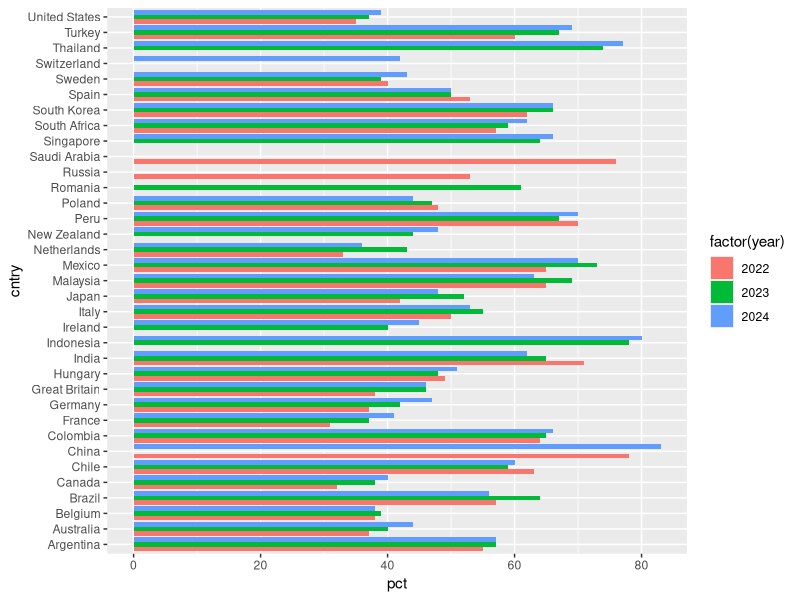
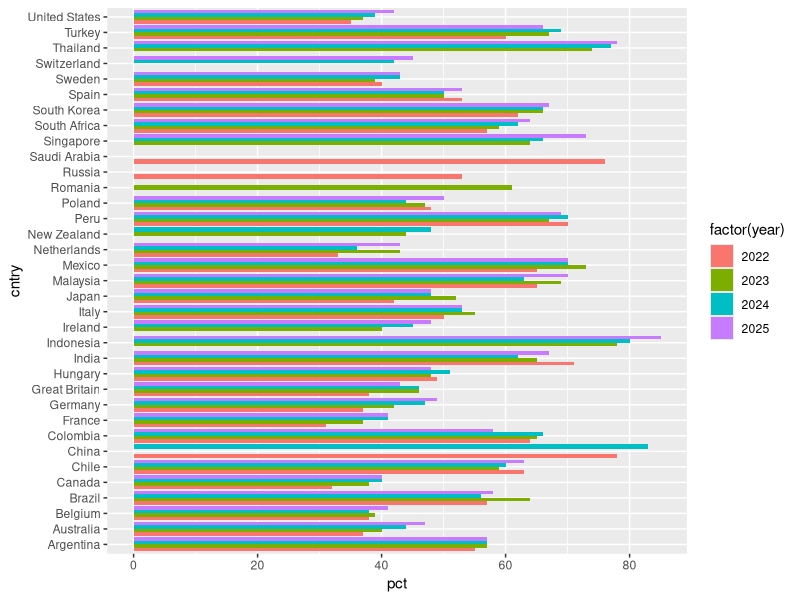
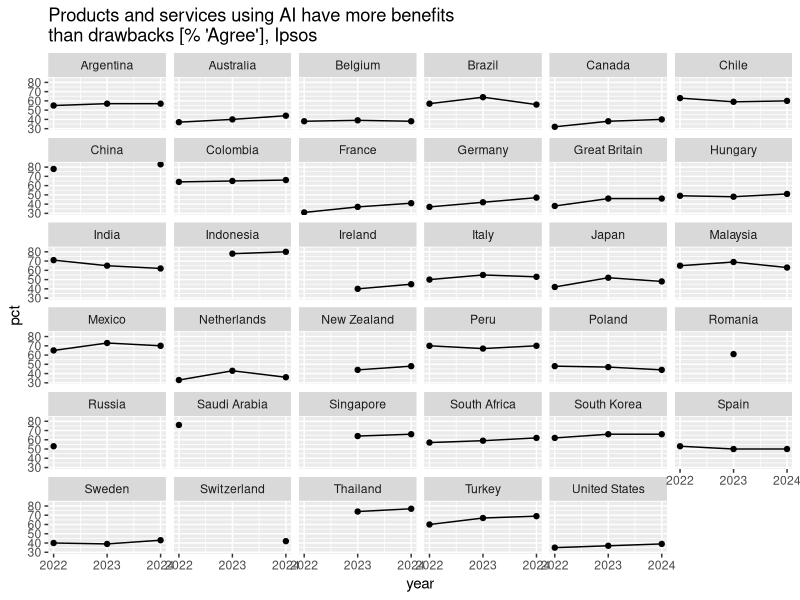
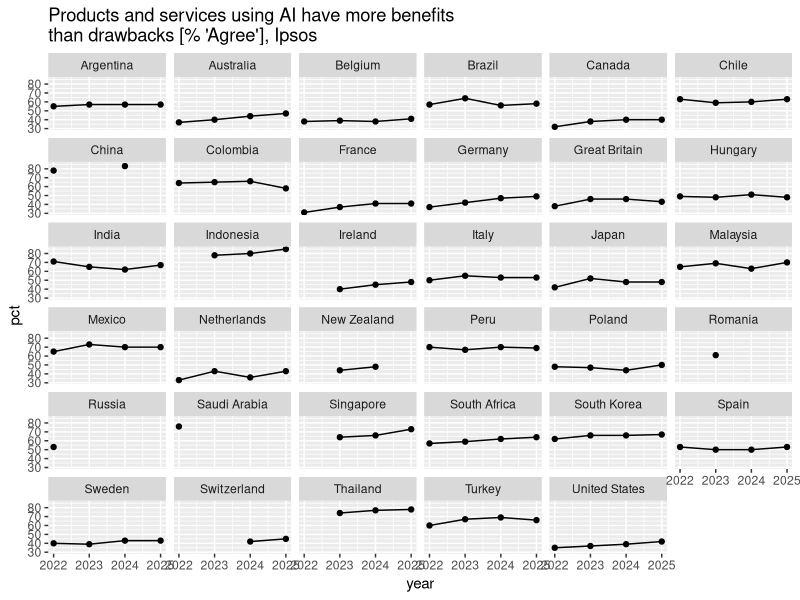
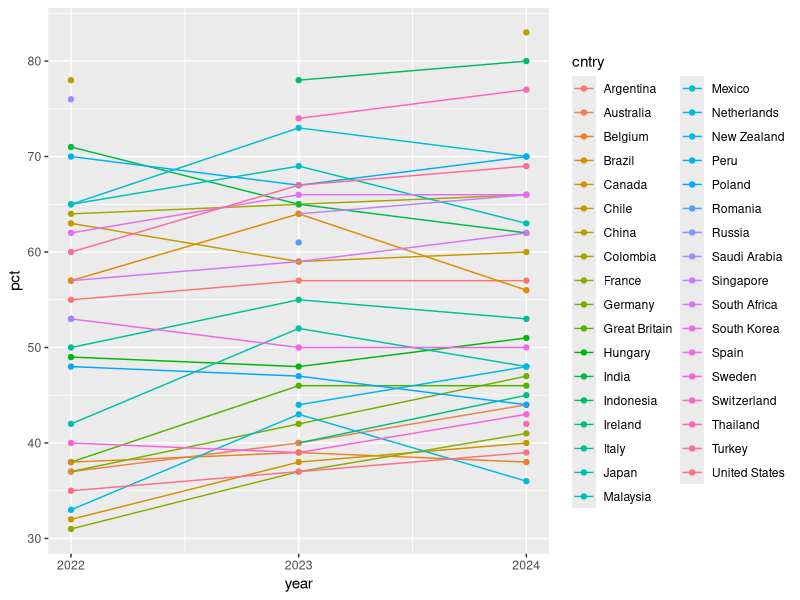

Here is the R script that generated these plots, in order: (Note: this script raises an error after producing the figures.)
library(tidyverse)

# data source: Figure 8.1.2 https://hai.stanford.edu/ai-index/2025-ai-index-report 

fig812 <- read_delim(
  "fig-812-more-benef-than-draw-data.csv",
  delim = ";",
  escape_double = FALSE,
  trim_ws = TRUE
)

# new IPSOS report has data from 2025 
# https://www.ipsos.com/sites/default/files/ct/publication/documents/2025-06/Ipsos-AI-Monitor-2025.pdf 



cntry_2025 <- c("Indonesia", "Thailand", "Singapore", "Mexico", "Malaysia", "Peru", 
  "South Korea", "India", "Turkey", "South Africa", "Chile", "Colombia", 
  "Brazil", "Argentina", "Italy", "Spain", "Poland", "Germany", "Hungary", 
  "Ireland", "Japan", "Australia", "Switzerland", "Netherlands", 
  "Great Britain", "Sweden", "United States", "Belgium", "France", "Canada")

vals_2025 <- c(85, 78, 73, 70, 70, 69, 67, 67, 66, 64, 63, 58, 58, 57, 53, 53, 50, 49, 48, 48, 48, 47, 45, 43, 43, 43,42, 41, 41, 40)

ipsos_2025 <- tibble(cntry = cntry_2025, 
                year = 2025, 
                pct = vals_2025)

ipsos <- bind_rows(ipsos_2025, fig812)

ggplot(fig812, aes(cntry, pct, fill = factor(year))) + geom_col(position = "dodge") + coord_flip()
ggplot(ipsos, aes(cntry, pct, fill = factor(year))) + geom_col(position = "dodge") + coord_flip()


wide_fig812 <- pivot_wider(fig812, names_from = year, values_from = pct)

y3 <- na.omit(wide_fig812)

dim(y3)

ggplot(fig812, aes(x = year, y = pct)) + 
  geom_point() +
  geom_line() + 
  facet_wrap(~cntry) + 
  scale_x_continuous(breaks = 2022:2024) + 
  labs(title = "Products and services using AI have more benefits\nthan drawbacks [% 'Agree'], Ipsos")

ggplot(ipsos, aes(x = year, y = pct)) + 
  geom_point() +
  geom_line() + 
  facet_wrap(~cntry) + 
  scale_x_continuous(breaks = 2022:2025) + 
  labs(title = "Products and services using AI have more benefits\nthan drawbacks [% 'Agree'], Ipsos")

ggplot(fig812, aes(x = year, y = pct, colour = cntry)) + 
  geom_point() +
  geom_line() + 
  scale_x_continuous(breaks = 2022:2024)

ip
